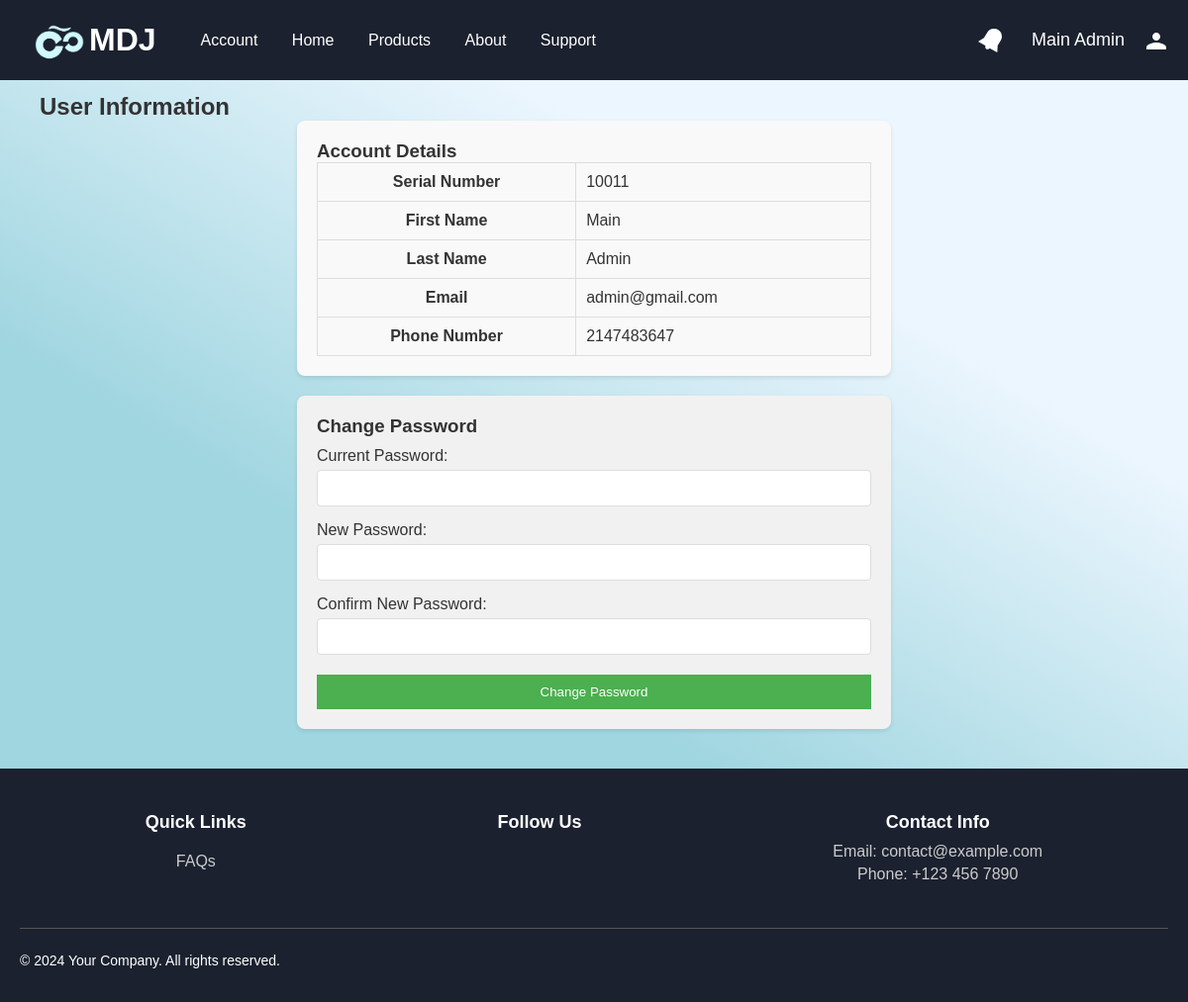
The page /User/Account.php (signed in) on the database its author committed.
### tables this page shows
CREATE TABLE `accounts` (
  `id` int(255) NOT NULL,
  `serial_num` int(25) NOT NULL,
  `last_name` varchar(40) NOT NULL,
  `first_name` varchar(40) NOT NULL,
  `email` varchar(80) NOT NULL,
  `phone_num` varchar(20) NOT NULL,
  `h_password` varchar(75) NOT NULL,
  `role` varchar(20) NOT NULL,
  `date_created` datetime NOT NULL DEFAULT current_timestamp(),
  `updated_at` datetime NOT NULL DEFAULT current_timestamp(),
  `validation` varchar(10) NOT NULL
);

### User/Account.php (the view, shortened to what this page needs)
<?php
include "../db_conn.php";
$id = $_SESSION['id'];
$sql_account = "SELECT `serial_num`, `first_name`, `last_name`, `email`, `phone_num` FROM `accounts` WHERE `id` = '$id'";
$account_result = mysqli_query($conn, $sql_account);
if ($account_result) {
    $account_data = mysqli_fetch_assoc($account_result);
} else {
    die("Error fetching account data.");
}
?>
<!DOCTYPE html>
<html lang="en">
<head>
    <link rel="stylesheet" href="../styles/styles2.css">
    <link rel="stylesheet" href="../styles/styles.css">
</head>
<body>
    <?php include '../body/logged/header.php'; ?>
    <?php include '../body/logged/side-bar.php'; ?>
    <br><br><br>
    <main class="accounts">
        <div class="container">
            <h2>User Information</h2>
            <section class="account-details">
                <h3>Account Details</h3>
                <table>
                    <tr><th>Serial Number</th><td><?php echo htmlspecialchars($account_data['serial_num']); ?></td></tr>
                    <tr><th>First Name</th><td><?php echo htmlspecialchars($account_data['first_name']); ?></td></tr>
                    <tr><th>Last Name</th><td><?php echo htmlspecialchars($account_data['last_name']); ?></td></tr>
                    <tr><th>Email</th><td><?php echo htmlspecialchars($account_data['email']); ?></td></tr>
                    <tr><th>Phone Number</th><td><?php echo htmlspecialchars($account_data['phone_num']); ?></td></tr>
                </table>
            </section>
            <section class="change-password">
                <h3>Change Password</h3>
                <form action="" method="POST">
                    <label for="current_password">Current Password:</label>
                    <input type="password" name="current_password" id="current_password" required>
                    <label for="new_password">New Password:</label>
                    <input type="password" name="new_password" id="new_password" required>
                    <label for="confirm_new_password">Confirm New Password:</label>
                    <input type="password" name="confirm_new_password" id="confirm_new_password" required>
                    <button type="submit" name="change_password">Change Password</button>
                </form>
            </section>
        </div>
    </main>
    <?php include '../body/logged/footer.php'; ?>
</body>
</html>

### styles/styles.css (style rules this page uses)
body { font-family: Arial, sans-serif; margin: 0; padding: 0; background-color: #f5f5f5; color: #333; }
h1, h2, h3 { margin: 0; }
main { padding: 40px; background: linear-gradient(to top right, #a0d6e0 30%, #ecf6fe 70%); }

### body/logged/header.php (style rules this page uses)
body { font-family: Arial, sans-serif; margin: 0; padding: 0; background-color: #f5f5f5; color: #333; }
h1, h2, h3 { margin: 0; }

### User/Account.php (style rules this page uses)
.account-details { background-color: #f9f9f9; padding: 20px; margin-bottom: 20px; border-radius: 8px; box-shadow: 0 2px 4px rgba(0, 0, 0, 0.1); width: 50%; margin-left: auto; margin-right: auto; }
.account-details h3 { color: #333; }
.account-details table { width: 100%; border-collapse: collapse; }
.account-details th, .account-details td { padding: 10px; border: 1px solid #ddd; }
.change-password { background-color: #f1f1f1; padding: 20px; margin-top: 20px; border-radius: 8px; box-shadow: 0 2px 4px rgba(0, 0, 0, 0.1); width: 50%; margin-left: auto; margin-right: auto; }
.change-password h3 { color: #333; }
.change-password form { display: flex; flex-direction: column; }
.change-password label { margin-top: 10px; }
.change-password input { padding: 10px; margin: 5px 0; border: 1px solid #ddd; border-radius: 4px; }
.change-password button { margin-top: 15px; padding: 10px; background-color: #4CAF50; color: white; border: none; cursor: pointer; }

### rows shown on the page
accounts: serial_num "10011", first_name "Main", last_name "Admin", email "admin@gmail.com", phone_num "2147483647"

### other values the page prints
$userFirstName . ' ' . $userLastName "Main Admin"
